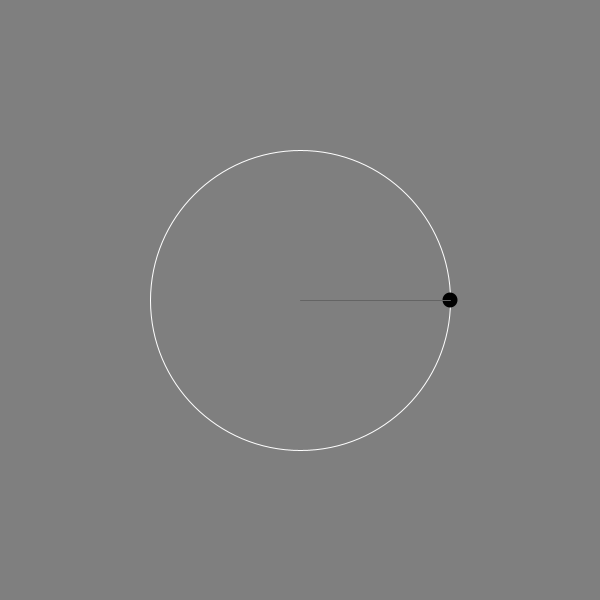
Frame 1 (no input)
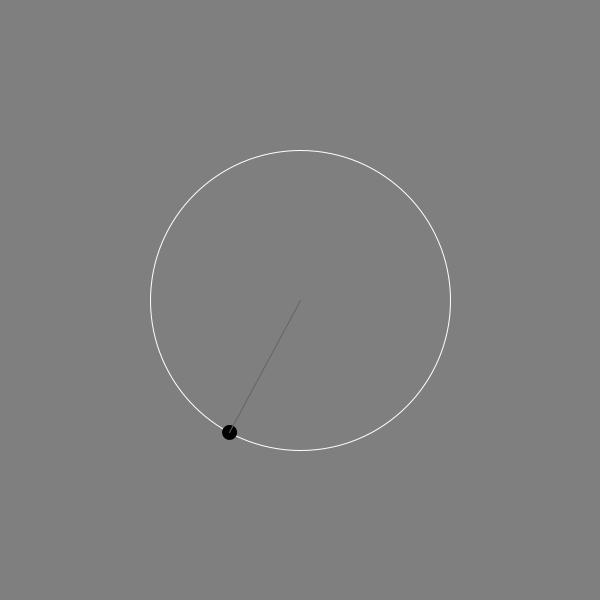
Frame 60 (the mouse pressed at the canvas centre just before this capture)
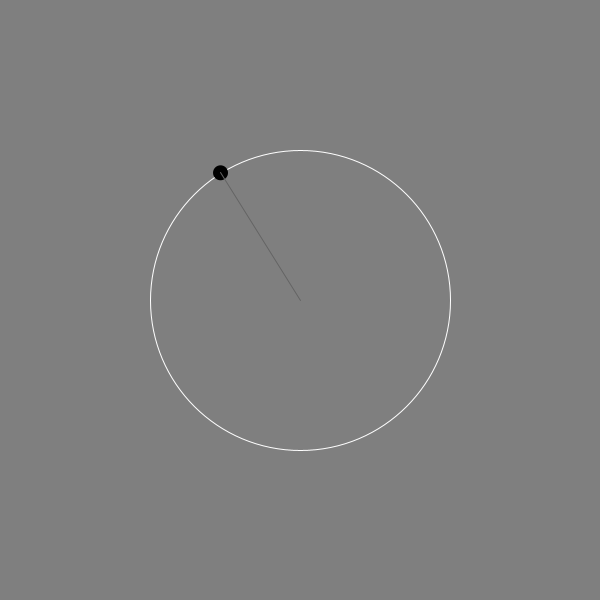
Frame 120 (the mouse held since frame 60 and released just before this capture)

The Processing sketch that drew these frames (run headless with seeded random() and noise(); from frame 60 on, the mouse is pressed at the canvas centre):

// Processing sketch: processing_130342
// ── processing_130342.pde

float px, py, px2, py2;
float angle, angle2;
float radius = 50;
float frequency = 2;
float frequency2 = 2;
float x, x2;
int r = 400;

// used to create font
PFont myFont;

void setup() {
  size(600, 600);
  background(127);
} //end setup

void draw() {
  background(127);
  stroke(255);
  noFill();
  ellipse(width/2, 300, radius*6, radius*6);
  // rotates rectangle around circle
  noStroke();
  fill(255);
  px = width/2 + cos(radians(angle))*(radius*3);
  py = width/2 + sin(radians(angle))*(radius*3);
  ellipseMode(CENTER);
  fill(0);
  ellipse(px, py, 15, 15);
  stroke(100);
  line(width/2, height/2, px, py);
  
  //continuously update the angle by the frequency
  angle += frequency;
  
} //end draw
